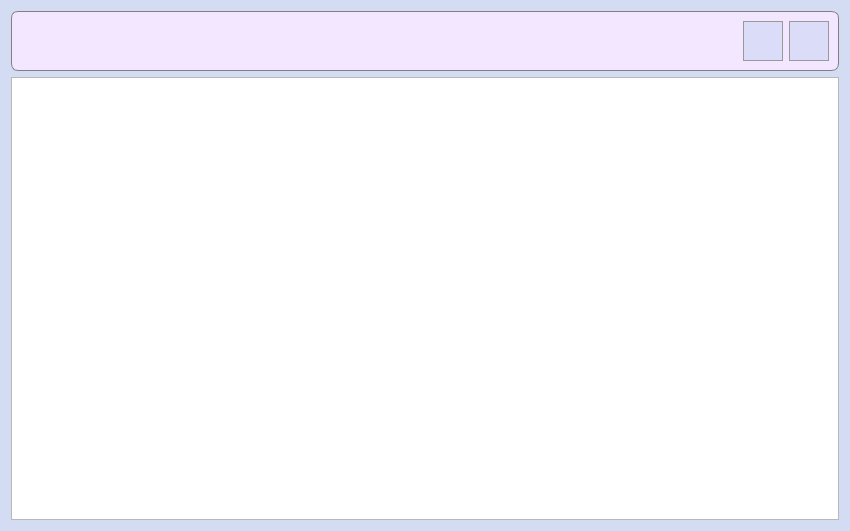
<?xml version="1.0" encoding="UTF-8"?>
<ui version="4.0">
 <class>ListTasks</class>
 <widget class="QDialog" name="ListTasks">
  <property name="geometry">
   <rect>
    <x>0</x>
    <y>0</y>
    <width>850</width>
    <height>531</height>
   </rect>
  </property>
  <property name="windowTitle">
   <string>Список заданий</string>
  </property>
  <property name="styleSheet">
   <string notr="true">QDialog {
	background-color: #d3dcf3;
	background-image: url(:/images/backgroundImage.png)
}

QMessageBox {
	background-color: white;
}</string>
  </property>
  <layout class="QGridLayout" name="gridLayout_2">
   <item row="0" column="0">
    <widget class="QFrame" name="frame">
     <property name="minimumSize">
      <size>
       <width>0</width>
       <height>60</height>
      </size>
     </property>
     <property name="styleSheet">
      <string notr="true">QFrame {
background-color: #f2e7ff;
border: 1px solid grey;
border-radius: 7px;
}</string>
     </property>
     <property name="frameShape">
      <enum>QFrame::StyledPanel</enum>
     </property>
     <property name="frameShadow">
      <enum>QFrame::Raised</enum>
     </property>
     <layout class="QGridLayout" name="gridLayout">
      <item row="0" column="2">
       <widget class="QPushButton" name="updateButton">
        <property name="minimumSize">
         <size>
          <width>40</width>
          <height>40</height>
         </size>
        </property>
        <property name="toolTip">
         <string>Обновить</string>
        </property>
        <property name="statusTip">
         <string/>
        </property>
        <property name="styleSheet">
         <string notr="true">QPushButton {
	background-color: #dbdcf7;
	border: 1px solid #999999;
}

QPushButton:hover {
	background-color: #d5d6f0;
	border: 1px solid #acacac;
}

QPushButton:pressed {
	background-color: #cbcde6;
	border: 2px solid #999999;
}</string>
        </property>
        <property name="text">
         <string/>
        </property>
        <property name="icon">
         <iconset>
          <normaloff>:/images/refresh.png</normaloff>:/images/refresh.png</iconset>
        </property>
        <property name="iconSize">
         <size>
          <width>30</width>
          <height>30</height>
         </size>
        </property>
        <property name="autoDefault">
         <bool>false</bool>
        </property>
       </widget>
      </item>
      <item row="0" column="1">
       <widget class="QPushButton" name="addTaskButton">
        <property name="minimumSize">
         <size>
          <width>40</width>
          <height>40</height>
         </size>
        </property>
        <property name="toolTip">
         <string>Добавить задание</string>
        </property>
        <property name="statusTip">
         <string/>
        </property>
        <property name="styleSheet">
         <string notr="true">QPushButton {
	background-color: #dbdcf7;
	border: 1px solid #999999;
}

QPushButton:hover {
	background-color: #d5d6f0;
	border: 1px solid #acacac;
}

QPushButton:pressed {
	background-color: #cbcde6;
	border: 2px solid #999999;
}</string>
        </property>
        <property name="text">
         <string/>
        </property>
        <property name="icon">
         <iconset>
          <normaloff>:/images/addTask.png</normaloff>:/images/addTask.png</iconset>
        </property>
        <property name="iconSize">
         <size>
          <width>34</width>
          <height>34</height>
         </size>
        </property>
        <property name="autoDefault">
         <bool>false</bool>
        </property>
       </widget>
      </item>
      <item row="0" column="0">
       <spacer name="horizontalSpacer">
        <property name="orientation">
         <enum>Qt::Horizontal</enum>
        </property>
        <property name="sizeHint" stdset="0">
         <size>
          <width>40</width>
          <height>20</height>
         </size>
        </property>
       </spacer>
      </item>
     </layout>
    </widget>
   </item>
   <item row="1" column="0">
    <widget class="QTableView" name="tableView">
     <property name="styleSheet">
      <string notr="true">QLabel {
	font-size: 9pt;
}</string>
     </property>
    </widget>
   </item>
  </layout>
 </widget>
 <tabstops>
  <tabstop>addTaskButton</tabstop>
  <tabstop>updateButton</tabstop>
  <tabstop>tableView</tabstop>
 </tabstops>
 <resources/>
 <connections/>
</ui>
